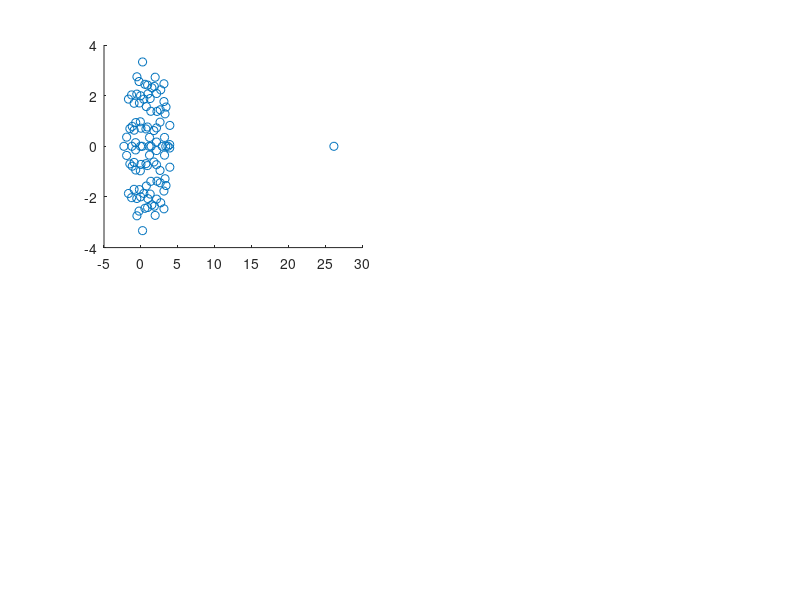

Write the MATLAB code that produced this figure. (Note: this script raises an error after producing the figure.)
%% B
alpha = [1, 5, 10, 100];
n=100;
rand('state',5);
b = rand(n,1);
A = sprand(n,n,0.5);
m = 100;

figure
conv = zeros(2, length(alpha));

for i = 1:length(alpha)
    A1 = A + alpha(i)*speye(n); 
    [C_evec, C_eval] = eig(full(A1));

    C_eigs = diag(C_eval);
    K_eigs = C_eigs(setdiff(1:length(C_eigs), 1));

    
    subplot(2, 2, i)
    scatter(real(C_eigs), imag(C_eigs), 'kx')
    hold on
    [r, c] = neat_plot(K_eigs, 'r', [alpha, 0]);
    c = complex(c(1), c(2));

    title(['\alpha = ', num2str(alpha(i))])
    xlabel('Real Part')
    ylabel('Imaginary Part')
    axis equal
    grid on
    legend('Eigvals','Localization disk', 'Center point', 'Location', 'best');
    hold off
    conv(:, i) = [norm(C_evec)*norm(inv(C_evec))*(norm(C_eigs(1)-c) + r)/norm(C_eigs(1)); r/norm(c)];
end

%% A
alpha = [1, 5, 10, 100];
n=100;
rand('state',5);
b = rand(n,1);
A = sprand(n,n,0.5);
m = 100;

figure
for i = 1:length(alpha)   
    A1 = A + alpha(i)*speye(n); 
    A1=A1/norm(A1,1);

    [Q, H, x_stars, z_stars, ~]= gmres_arnoldi(A1,b,m);
    

    relative_error = vecnorm(x_stars-x_stars(:,end)) / norm(x_stars(:,end));
    residual_norm = vecnorm(A1*x_stars-b) / norm(b);

    subplot(2, 2, i)
    semilogy(relative_error, 'r-')
    hold on
    semilogy(residual_norm, 'k--')
    semilogy(conv(1,i)*conv(2, i).^(0:m-1), 'b--')
    hold off
    legend('|Ax-b|/|b|', '|x-x_{end}|/|x_{end}|', 'theory prediction', 'Location', 'best')
    title(['\alpha = ', num2str(alpha(i))])
    ylim([1e-17, 1e5])
end

%% C 
results = [];
results2 = [];
for n = [200 500 1000]
    b = rand(n,1);
    A = sprand(n,n,0.5);
    for a = [1 100]
        A1 = A + a*speye(n);
        A1 = A1/norm(A1,1);

        tic;
        x_stars_2 = A1\b;
        elapsedTime2 = toc;

        resnorm2 = norm(A1*x_stars_2-b);

        results2 = [results2; a, n, elapsedTime2, resnorm2];

        for m = [5 10 20 50 100]
            tic;
            [Q, H, x_stars, z_stars, ~] = gmres_arnoldi(A1, b, m);
            elapsedTime = toc;

            resnorm = norm(A1*x_stars(:,end)-b);

            results = [results; a, m, n, elapsedTime, resnorm];


        end
    end
end

for i = 1:size(results, 1)
    fprintf('alpha = %d, m = %d, n = %d, Time = %.4f, Resnorm = %d. \n', results(i, 1), results(i, 2), results(i, 3), results(i, 4), results(i, 5));
end

disp('\n')
for i = 1:size(results2, 1)
    fprintf('alpha = %d, n = %d, Time = %.4f, Resnorm = %d. \n', results2(i, 1), results2(i, 2), results2(i, 3), results2(i, 4));
end

%% Copied code from stackoverflow https://stackoverflow.com/questions/17377474/defining-a-minimal-bounding-circle-in-matlab
function r = radiusFromPoint(P, pointsX, pointsY)
    px = P(1);
    py = P(2);
    distanceSquared = (pointsX - px).^2 + (pointsY - py).^2;
    r = sqrt(max(distanceSquared));
end

function [r, c]=neat_plot(C_eigvals, color, P0)
    pointsX = real(C_eigvals); % Copied from stackoverflow
    pointsY = imag(C_eigvals);
    [P, radiusMin] = fminsearch(@(P) radiusFromPoint(P, pointsX, pointsY), P0);

    theta = linspace(0, 2*pi, 100);
    x_circle = P(1) + radiusMin * cos(theta);
    y_circle = P(2) + radiusMin * sin(theta);
    plot(x_circle, y_circle, [color '-'], "DisplayName", join(["r = ", num2str(radiusMin)]));
    plot(P(1), P(2), [color '.'], "DisplayName", join(["c = [",num2str(P(1)), num2str(P(2)) "]"]));

    r = radiusMin;
    c = P;
end
